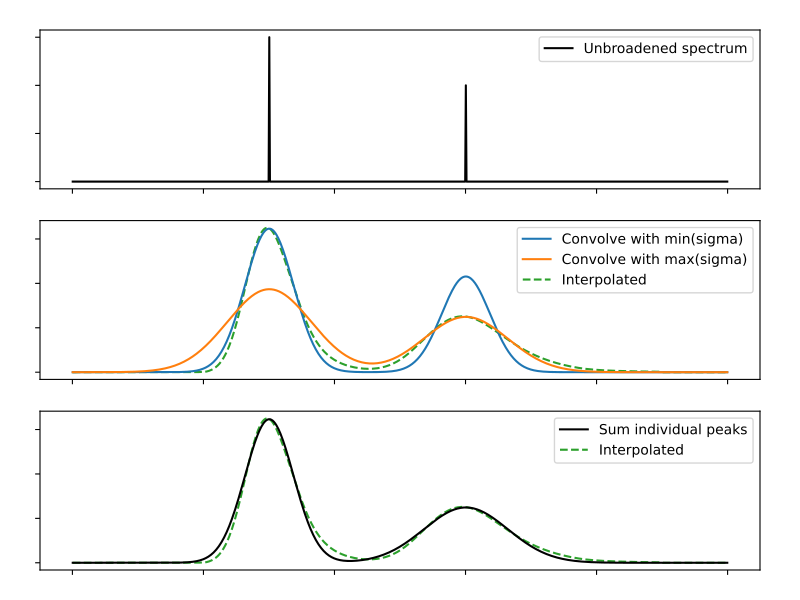

Python code for this plot:
import matplotlib.pyplot as plt
import numpy as np
from abins.instruments import broadening

bins = np.linspace(0, 100, 1001, dtype=np.float64)
frequencies = (bins[:-1] + bins [1:]) / 2

# Generate synthetic data with two peaks
intensities = np.zeros_like(frequencies)
peak1_loc = 300
peak2_loc = 600
intensities[peak1_loc] = 1.5
intensities[peak2_loc] = 1

sigma = np.linspace(1, 10, 1000)
peak1_sigma = sigma[peak1_loc]
peak2_sigma = sigma[peak2_loc]

fig, (ax1, ax2, ax3) = plt.subplots(nrows=3, sharex=True, figsize=(8,6))

# Original spectrum
ax1.plot(frequencies, intensities, 'k-', label='Unbroadened spectrum')

# Narrow limit
freq_points, spectrum = broadening.broaden_spectrum(
    frequencies, bins, intensities,
    (peak1_sigma * np.ones_like(frequencies)),
    scheme='gaussian')
ax2.plot(freq_points, spectrum, label='Convolve with min(sigma)')

# Broad limit
freq_points, spectrum = broadening.broaden_spectrum(
    frequencies, bins, intensities,
    (peak2_sigma * np.ones_like(frequencies)),
    scheme='gaussian')
ax2.plot(freq_points, spectrum, label='Convolve with max(sigma)')

# Reference method: sum individually
freq_points, spectrum = broadening.broaden_spectrum(
    frequencies, bins, intensities, sigma, scheme='gaussian')
ax3.plot(freq_points, spectrum, 'k-', label='Sum individual peaks')

# Interpolated
freq_points, spectrum = broadening.broaden_spectrum(
    frequencies, bins, intensities, sigma, scheme='interpolate')
ax2.plot(freq_points, spectrum, c='C2', linestyle='--', label='Interpolated', zorder=0.5)
ax3.plot(freq_points, spectrum, c='C2', linestyle='--', label='Interpolated', zorder=0.5)

ax1.legend()
ax2.legend()
ax3.legend()

for ax in ax1, ax2, ax3:
    ax.tick_params(labelbottom=False, labelleft=False)

margin=0.05
fig.subplots_adjust(left=margin, right=(1-margin), bottom=margin, top=(1-margin))

fig.savefig('abins_interp_broadening_schematic.png')
